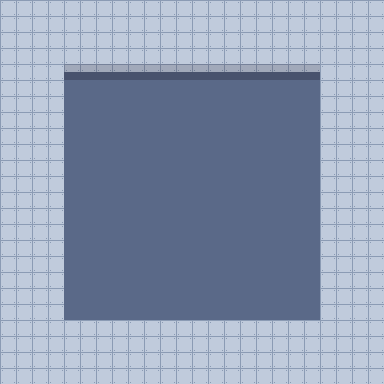

Tiled map render using the project's own tile images. Description and the whole map definition, tile-layer contents included, below:
An orthogonal 24x24 tile map with 16x16 px tiles, 2 tile layers (ground, walls).

<map version="1.0" tiledversion="1.1.6" orientation="orthogonal" renderorder="right-down" width="24" height="24" tilewidth="16" tileheight="16" infinite="0" nextobjectid="2">
 <tileset firstgid="1" source="tutorial.tsx" />
 <layer name="ground" width="24" height="24">
  <data encoding="csv">
3,3,3,3,3,3,3,3,3,3,3,3,3,3,3,3,3,3,3,3,3,3,3,3,
3,3,3,3,3,3,3,3,3,3,3,3,3,3,3,3,3,3,3,3,3,3,3,3,
3,3,3,3,3,3,3,3,3,3,3,3,3,3,3,3,3,3,3,3,3,3,3,3,
3,3,3,3,3,3,3,3,3,3,3,3,3,3,3,3,3,3,3,3,3,3,3,3,
3,3,3,3,3,3,3,3,3,3,3,3,3,3,3,3,3,3,3,3,3,3,3,3,
3,3,3,3,3,3,3,3,3,3,3,3,3,3,3,3,3,3,3,3,3,3,3,3,
3,3,3,3,3,3,3,3,3,3,3,3,3,3,3,3,3,3,3,3,3,3,3,3,
3,3,3,3,3,3,3,3,3,3,3,3,3,3,3,3,3,3,3,3,3,3,3,3,
3,3,3,3,3,3,3,3,3,3,3,3,3,3,3,3,3,3,3,3,3,3,3,3,
3,3,3,3,3,3,3,3,3,3,3,3,3,3,3,3,3,3,3,3,3,3,3,3,
3,3,3,3,3,3,3,3,3,3,3,3,3,3,3,3,3,3,3,3,3,3,3,3,
3,3,3,3,3,3,3,3,3,3,3,3,3,3,3,3,3,3,3,3,3,3,3,3,
3,3,3,3,3,3,3,3,3,3,3,3,3,3,3,3,3,3,3,3,3,3,3,3,
3,3,3,3,3,3,3,3,3,3,3,3,3,3,3,3,3,3,3,3,3,3,3,3,
3,3,3,3,3,3,3,3,3,3,3,3,3,3,3,3,3,3,3,3,3,3,3,3,
3,3,3,3,3,3,3,3,3,3,3,3,3,3,3,3,3,3,3,3,3,3,3,3,
3,3,3,3,3,3,3,3,3,3,3,3,3,3,3,3,3,3,3,3,3,3,3,3,
3,3,3,3,3,3,3,3,3,3,3,3,3,3,3,3,3,3,3,3,3,3,3,3,
3,3,3,3,3,3,3,3,3,3,3,3,3,3,3,3,3,3,3,3,3,3,3,3,
3,3,3,3,3,3,3,3,3,3,3,3,3,3,3,3,3,3,3,3,3,3,3,3,
3,3,3,3,3,3,3,3,3,3,3,3,3,3,3,3,3,3,3,3,3,3,3,3,
3,3,3,3,3,3,3,3,3,3,3,3,3,3,3,3,3,3,3,3,3,3,3,3,
3,3,3,3,3,3,3,3,3,3,3,3,3,3,3,3,3,3,3,3,3,3,3,3,
3,3,3,3,3,3,3,3,3,3,3,3,3,3,3,3,3,3,3,3,3,3,3,3
</data>
 </layer>
 <layer name="walls" width="24" height="24">
  <data encoding="csv">
1,1,1,1,1,1,1,1,1,1,1,1,1,1,1,1,1,1,1,1,1,1,1,1,
1,1,1,1,1,1,1,1,1,1,1,1,1,1,1,1,1,1,1,1,1,1,1,1,
1,1,1,1,1,1,1,1,1,1,1,1,1,1,1,1,1,1,1,1,1,1,1,1,
1,1,1,1,1,1,1,1,1,1,1,1,1,1,1,1,1,1,1,1,1,1,1,1,
1,1,1,1,2,2,2,2,2,2,2,2,2,2,2,2,2,2,2,2,1,1,1,1,
1,1,1,1,0,0,0,0,0,0,0,0,0,0,0,0,0,0,0,0,1,1,1,1,
1,1,1,1,0,0,0,0,0,0,0,0,0,0,0,0,0,0,0,0,1,1,1,1,
1,1,1,1,0,0,0,0,0,0,0,0,0,0,0,0,0,0,0,0,1,1,1,1,
1,1,1,1,0,0,0,0,0,0,0,0,0,0,0,0,0,0,0,0,1,1,1,1,
1,1,1,1,0,0,0,0,0,0,0,0,0,0,0,0,0,0,0,0,1,1,1,1,
1,1,1,1,0,0,0,0,0,0,0,0,0,0,0,0,0,0,0,0,1,1,1,1,
1,1,1,1,0,0,0,0,0,0,0,0,0,0,0,0,0,0,0,0,1,1,1,1,
1,1,1,1,0,0,0,0,0,0,0,0,0,0,0,0,0,0,0,0,1,1,1,1,
1,1,1,1,0,0,0,0,0,0,0,0,0,0,0,0,0,0,0,0,1,1,1,1,
1,1,1,1,0,0,0,0,0,0,0,0,0,0,0,0,0,0,0,0,1,1,1,1,
1,1,1,1,0,0,0,0,0,0,0,0,0,0,0,0,0,0,0,0,1,1,1,1,
1,1,1,1,0,0,0,0,0,0,0,0,0,0,0,0,0,0,0,0,1,1,1,1,
1,1,1,1,0,0,0,0,0,0,0,0,0,0,0,0,0,0,0,0,1,1,1,1,
1,1,1,1,0,0,0,0,0,0,0,0,0,0,0,0,0,0,0,0,1,1,1,1,
1,1,1,1,0,0,0,0,0,0,0,0,0,0,0,0,0,0,0,0,1,1,1,1,
1,1,1,1,1,1,1,1,1,1,1,1,1,1,1,1,1,1,1,1,1,1,1,1,
1,1,1,1,1,1,1,1,1,1,1,1,1,1,1,1,1,1,1,1,1,1,1,1,
1,1,1,1,1,1,1,1,1,1,1,1,1,1,1,1,1,1,1,1,1,1,1,1,
1,1,1,1,1,1,1,1,1,1,1,1,1,1,1,1,1,1,1,1,1,1,1,1
</data>
 </layer>
 <objectgroup name="sas" />
</map>